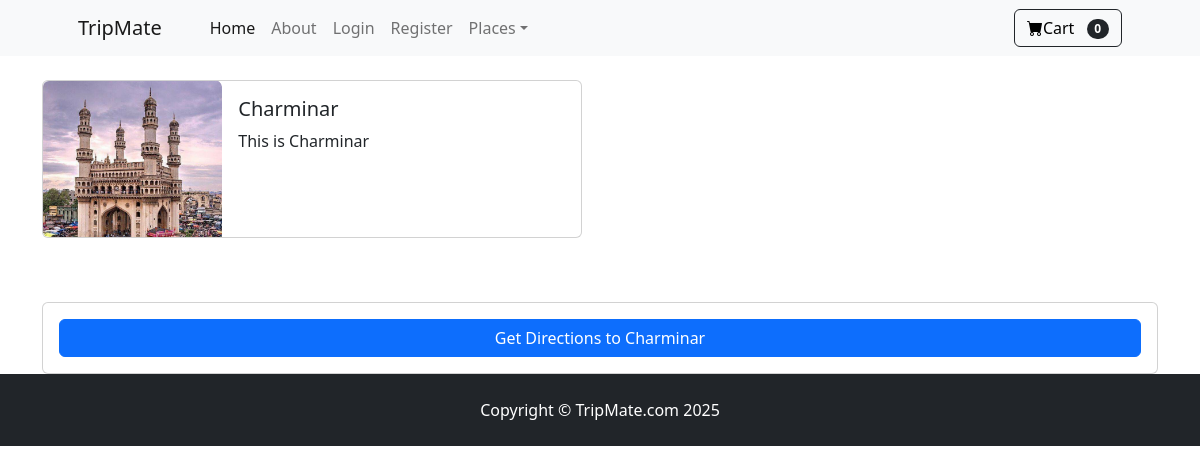
/product/1/, run on the app's committed database.
### store/models.py (models this page shows, shortened)
class Product(models.Model):
    name = models.CharField(max_length=100)
    price = models.DecimalField(default=0, decimal_places=0,max_digits=6)
    category = models.ForeignKey(Category,on_delete=models.CASCADE,default=1)
    description = models.CharField(max_length=250,default='',blank = True,null=True )
    image = models.ImageField(upload_to='uploads/product/')
    latitude = models.FloatField(default=0.0)  # Add this
    longitude = models.FloatField(default=0.0)

### store/views.py (the view)
# urls.py: path('product/<int:pk>/', views.product, name='product'),
def product(request,pk):
    product = Product.objects.get(id=pk)
    return render(request, 'product.html', {'product':product })

### store/templates/product.html (shortened to what this page needs)
{% extends 'base.html' %}
{% block content %}
<div class="container">
    <br/>
    <div class="card mb-3" style="max-width: 540px;">
        <div class="row g-0">
          <div class="col-md-4">
            <img src="{{ product.image.url }}" class="img-fluid rounded-start" alt="...">
          </div>
          <div class="col-md-8">
            <div class="card-body">
              <h5 class="card-title">{{ product.name }}</h5>
              <p class="card-text">{{ product.description }}</p>
            </div>
          </div>
        </div>
      </div>
    <br/><br/>
    <div class="card p-3">
        <button onclick="openGoogleMaps()" class="btn btn-primary">Get Directions to {{ product.name }}</button>
    </div>
</div>
{% endblock %}

### data on the page
Product: image (picture), name "Charminar", description "This is Charminar"
